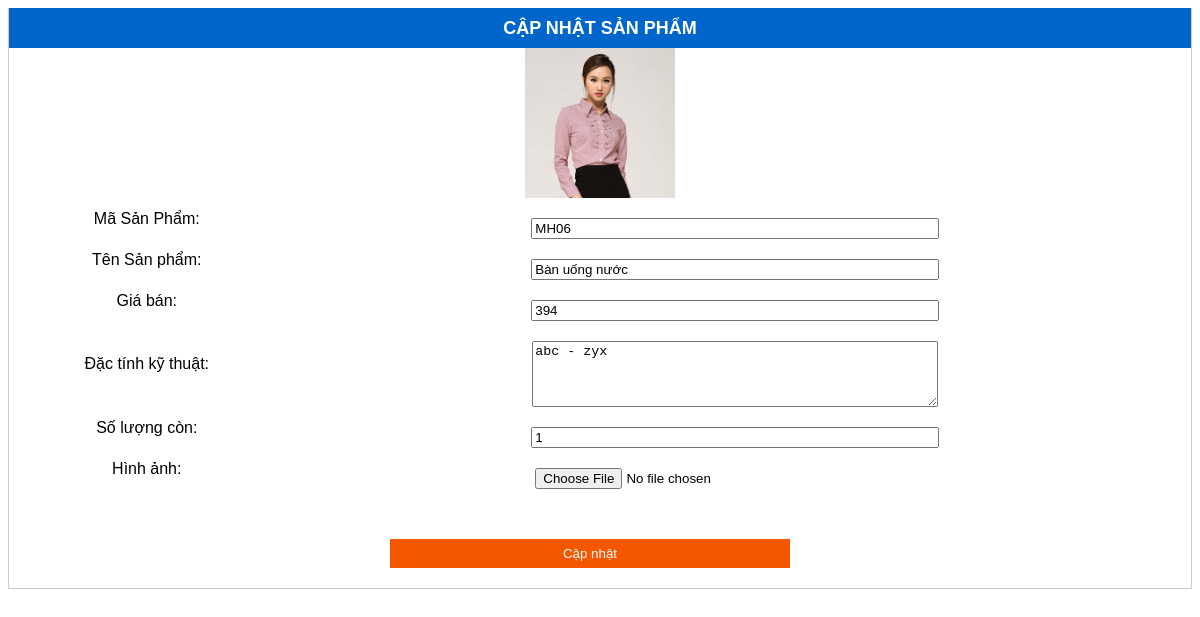
/admin/sua_qlsp.php?MaHang=MH06, run on an earlier commit of the app's database.
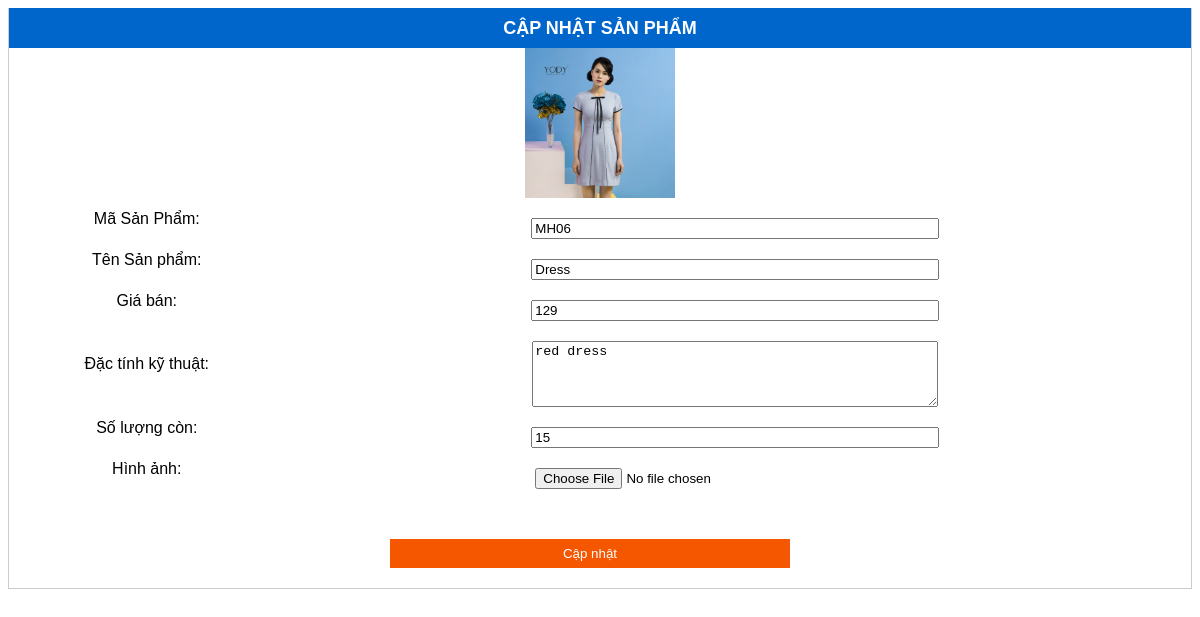
And on a later commit of the database.
### tables this page shows
CREATE TABLE IF NOT EXISTS `mathang` (
  `MaNCC` varchar(10) NOT NULL,
  `MaHang` varchar(10) NOT NULL,
  `TenMH` varchar(255) NOT NULL,
  `HinhAnh` varchar(255) NOT NULL,
  `MoTa` varchar(255) NOT NULL,
  `DVT` varchar(15) NOT NULL,
  `Gia_ban` varchar(100) DEFAULT NULL,
  `SLTon` int(11) NOT NULL,
  `Thue` decimal(10,2) NOT NULL,
  `MaLMH` varchar(10) NOT NULL
);

### admin/sua_qlsp.php (the view, shortened to what this page needs)
<!DOCTYPE html PUBLIC "-//W3C//DTD XHTML 1.0 Transitional//EN" "http://www.w3.org/TR/xhtml1/DTD/xhtml1-transitional.dtd">
<html xmlns="http://www.w3.org/1999/xhtml">
<head>
<link rel="stylesheet" href="css/style1.css" />
</head>
<body>
<?php
	include("../ketnoi.php");
	$id_sp = $_GET['MaHang'];
	$truyvan_qlsp = mysqli_query($conn,"SELECT MaHang,TenMH,Gia_ban,SLTon,HinhAnh,MoTa FROM mathang WHERE  MaHang = '$id_sp'");
	$r = mysqli_fetch_array($truyvan_qlsp);
?>
<form action="" method="post" enctype="multipart/form-data" name="form1" id="">
  <table style="width: 100%; border:1px solid #ccc; border-top:0 !important;" cellpadding="0" cellspacing="0">
    <tr>
      <td colspan="2" style="background: #06c; padding:5px 0" class="style1">CẬP NHẬT SẢN PHẨM</td>
    </tr>
    <tr>
      <td colspan="2" align="center">
      <?php
	  	echo "<img src='../image/sanphamnoibat/".$r[4]."' width='150px' height='150px' border='0' style='object-fit:cover; object-position: top' />";
	  ?>      </td>
    </tr>
    <tr>
      <td class="ten_field">Mã Sản Phẩm: </td>
      <td><label>
        <input name="MaHang" type="text" id="ma_tb" style="" readonly="readonly" value="<?php if(isset($_GET['MaHang'])) { echo $r['MaHang']; } ?>" size="20" />
      </label></td>
    </tr>
    <tr>
      <td  class="ten_field">Tên Sản phẩm:</td>
      <td><input name="TenMH" type="text" id="ten_tb" value="<?php if(isset($_GET['MaHang'])) { echo $r['TenMH']; } ?>" size="40" /></td>
    </tr>
      <td class="ten_field">Giá bán:</td>
      <td><input name="Gia_ban" type="text" id="giaban" value="<?php if(isset($_GET['MaHang'])) { echo $r['Gia_ban']; }?>" size="20" />
        </td>
    <tr>
      <td class="ten_field">Đặc tính kỹ thuật:</td>
      <td><label>
        <textarea name="mota" id="dactinh" cols="55" rows="4"><?php if(isset($_GET['MaHang'])) { echo $r['MoTa']; } ?>
        </textarea>
      </label></td>
    </tr>
    <tr>
      <td class="ten_field">Số lượng còn:</td>
      <td><input name="SLTon" type="text" id="soluong" value="<?php if(isset($_GET['MaHang'])) { echo $r['SLTon']; } ?>" size="20" /></td>
    </tr>
    <tr>
      <td class="ten_field">Hình ảnh:</td>
      <td><label>
        <input type="file" name="file" id="file" />
      </label></td>
    </tr>
    <tr>
      <td class="style2">&nbsp;</td>
      <td class="style2" style="color: #f0c;"><?php echo $tb; ?></td>
    </tr>
    <tr>
      <td colspan="2" align="center"><label>
        <input type="submit" name="capnhat" id="capnhat" value="Cập nhật" />
      </label></td>
    </tr>
  </table>
</form>
</body>
</html>

What changed in the data, as far as the page shows it:
changed mathang "MH06": HinhAnh: a different picture; TenMH "Bàn uống nước" → "Dress"; Gia_ban "394" → "129"; mota "abc - zyx" → "red dress"; SLTon "1" → "15"
